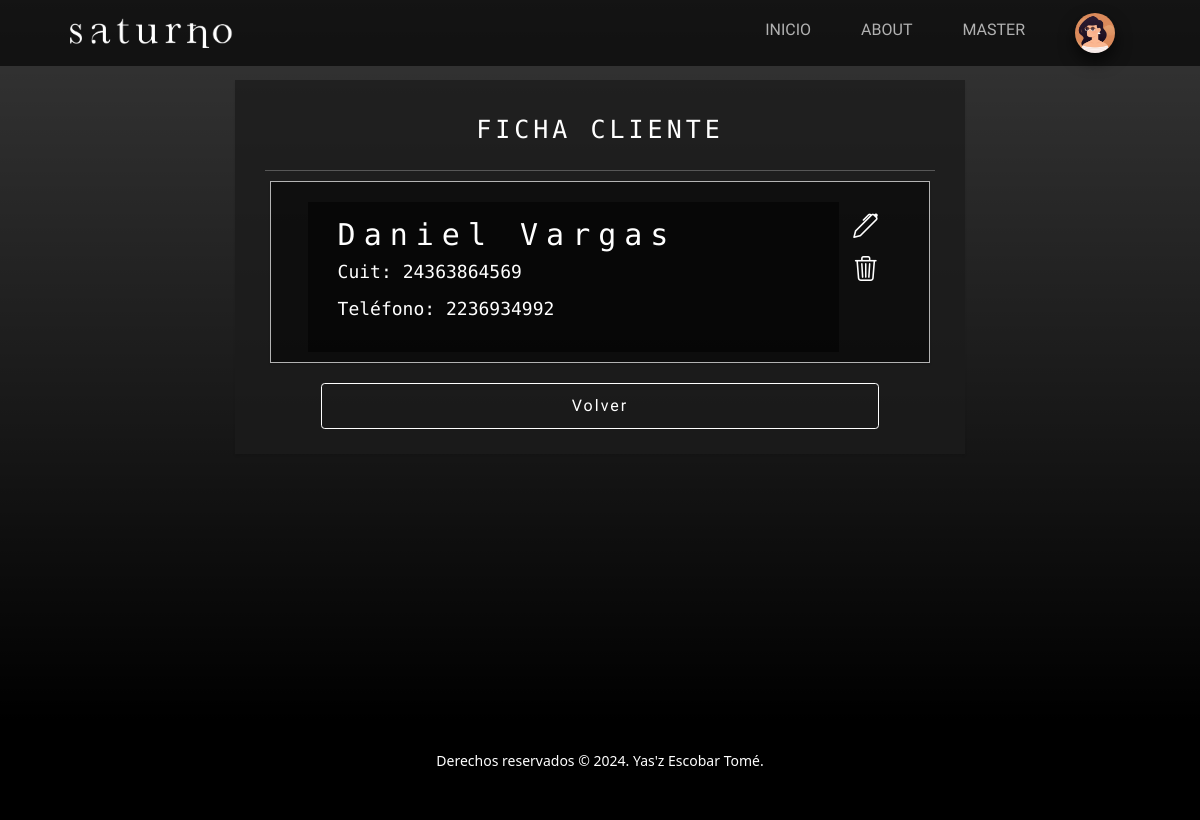
Screenshot of /cuentas/ver-cliente/6 (signed in) with the database file from the repository.
### userManagement/models.py (models this page shows)
class Avatar(models.Model):
    user = models.OneToOneField(User, on_delete=models.CASCADE)
    image = models.ImageField(upload_to='media/avatars/', null=True, blank=True)
    def __str__(self):
        return self.image.url

### accounts/models.py (models this page shows, shortened)
class Person(models.Model):
    cuit = models.CharField(max_length=11, null=True, blank=True)
    phone = models.IntegerField(null=True, blank=True)

class Client(Person):
    first_name = models.CharField(max_length=50)
    last_name = models.CharField(max_length=50, null=True, blank=True)

class Person(models.Model):
    cuit = models.CharField(max_length=11, null=True, blank=True)
    phone = models.IntegerField(null=True, blank=True)

### accounts/views.py (the view)
# urls.py: path('ver-cliente/<int:pk>', views.ClientDetailView.as_view(), name='DetailClient'),
class ClientDetailView(LoginRequiredMixin, DetailView):
    model = Client
    context_object_name = 'client'
    template_name = 'accounts/client-detail.html'

### accounts/templates/accounts/client-detail.html (shortened to what this page needs)
{% extends 'main/base.html' %}
{% block main %}
<section class="page-section">
    <div class="container container-box py-4 px-lg-5 text-white text-center">
        <h1 class="pb-4">FICHA CLIENTE</h1>
        <hr>
        <div class="row mx-2 mb-2 custom-card justify-content-center">
            <div class="col-10 pt-4 pe-4 mt-sm-3 info-card">
                <h2>{{ client.first_name }} {{ client.last_name }}</h2>
                <p>Cuit: {{ client.cuit }}</p>
                <p>Teléfono: {{ client.phone }}</p>
            </div>
            {% if request.user.is_superuser %}
            <div class="col-1 mt-sm-3 justify-content-around">
                <div class="my-2">
                    <a href="{% url 'UpdateClient' client.pk %}"><i class="bi bi-pen"></i></a>
                </div>
                <div class="my-2">
                    <a class="trash-icon" href="{% url 'DeleteClient' client.pk %}"><i class="bi bi-trash3"></i></a>
                </div>
            </div>
            {% endif %}
        </div>
        <a class="btn btn-outline-green col-10 my-3 mt-4" href="{% url 'Clients' %}">Volver</a>
    </div>
</section>
{% endblock %}

### main/templates/main/base.html (shortened to what this page needs)
{% load static %}
<!DOCTYPE html>
<html lang="es">
<head>
    <link href="https://cdn.jsdelivr.net/npm/bootstrap@5.3.3/dist/css/bootstrap.min.css" rel="stylesheet"
>
    <link href="{% static 'main/css/styles.css' %}" rel="stylesheet"/>
</head>
<body>
    <nav class="navbar navbar-expand-lg navbar-light fixed-top">
        <div class="container px-4 px-lg-5">
            <a class="navbar-brand" href="/">
                <img src="{% static 'main/assets/img/logo.png' %}" alt="logo" class="d-inline-block align-text-top">
            </a>
            <div class="collapse navbar-collapse" id="navbarNav">
                <ul class="navbar-nav ms-auto">
                    <li class="nav-item pt-2">
                        <a class="nav-link" aria-current="page" href="{% url 'index' %}">INICIO</a>
                    </li>
                    <li class="nav-item pt-2">
                        <a class="nav-link" href="{% url 'About' %}">ABOUT</a>
                    </li>
                    <li class="nav-item dropdown pt-2">
                        {% if request.user.is_authenticated %}
                        <a class="nav-link" type="button" id="dropdownMenuButton" data-bs-toggle="dropdown" aria-expanded="false">
                            {{request.user.username|upper}}
                        </a>
                        {% endif %}
                    </li>
                    <li class="nav-item dropdown">
                        {% if request.user.is_authenticated %}
                        <a class="nav-link" type="button" id="dropdownMenuButton" data-bs-toggle="dropdown" aria-expanded="false">
                            <img class="avatar-circle" src="{{request.user.avatar}}" alt="" height="40px">
                        </a>
                        {% endif %}
                    </li>
                </ul>
            </div>
        </div>
    </nav>
    {% block main %}
    {% endblock main %}
    <footer class="footer bg-black small text-center text-white-50">
        <p>Derechos reservados &copy; 2024. Yas'z Escobar Tomé.</p>
    </footer>
</body>
</html>

### rows the page displays
Client: first_name "Daniel", last_name "Vargas"
Person: cuit "24363864569", phone "2236934992"

### other values shown
{{ request.user.username|upper }} "MASTER"
